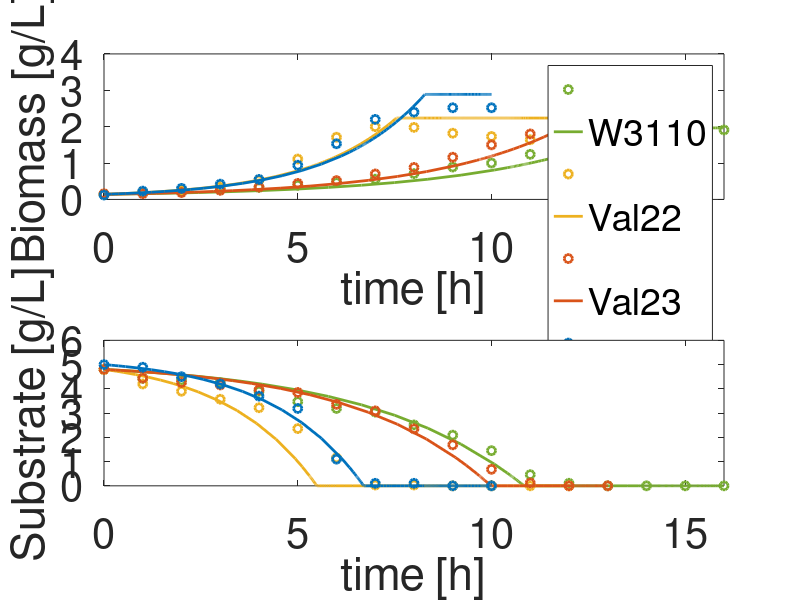
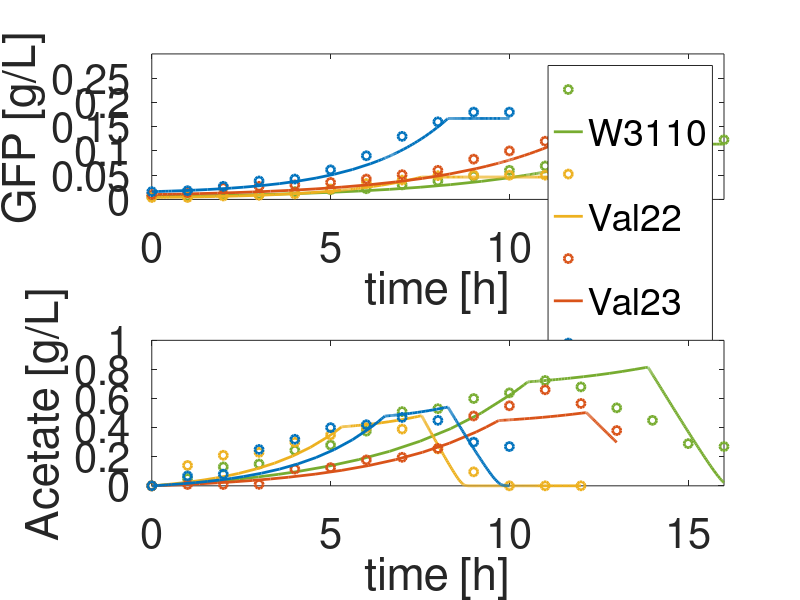

Source code (MATLAB) for these figures, in order: (Note: this script raises an error after producing the figures.)
clear all, clc

load('Result_adjust_W3110.mat');
load('Result_adjust_VAL22.mat');
load('Result_adjust_VAL23.mat');
load('Result_adjust_VAL24.mat');
load('Result_adjut_monod_W3110.mat');
load('Result_adjut_monod_VAL22.mat');
load('Result_adjut_monod_VAL23.mat');
load('Result_adjut_monod_VAL24.mat');

%% Figure
%Biomasa vs tiempo
figure(1),clf
subplot (2,1,1)
%Strain W3110
plot(time_fmincon_W3110/60,Biomasa_obs_fmincon_W3110,'o','LineWidth',2,'Color',[0.4660 0.6740 0.1880])
hold on 
plot(t_fmincon_W3110/60,biomasa_model_fmincon_W3110,'LineWidth',2,'Color',[0.4660 0.6740 0.1880])
xlim([0,16]),ylim([0,4])
%Strain V22
plot(time_fmincon_V22/60,Biomasa_obs_fmincon_V22,'o','LineWidth',2,'Color',[0.9290 0.6940 0.1250])
plot(t_fmincon_V22/60,biomasa_model_fmincon_V22,'LineWidth',2,'Color',[0.9290 0.6940 0.1250])
%Strain V23
plot(time_fmincon_V23/60,Biomasa_obs_fmincon_V23,'o','LineWidth',2,'Color',[0.8500 0.3250 0.0980])
plot(t_fmincon_V23/60,biomasa_model_fmincon_V23,'LineWidth',2,'Color',[0.8500 0.3250 0.0980])
%Strain V24
plot(time_fmincon_V24/60,Biomasa_obs_fmincon_V24,'o','LineWidth',2,'Color',[0 0.4470 0.7410])
plot(t_fmincon_V24/60,biomasa_model_fmincon_V24,'LineWidth',2,'Color',[0 0.4470 0.7410])
hold off
ylabel('Biomass [g/L]'),xlabel('time [h]')
legend('','W3110','','Val22','','Val23','','Val24')
set(gca,'fontsize',30),ylim([0,4])
% 
%Substrate
subplot(2,1,2)
%Strain W3110
plot(time_fmincon_W3110/60,Sustrate_obs_fmincon_W3110,'o','LineWidth',2,'Color',[0.4660 0.6740 0.1880])
hold on 
plot(t_fmincon_W3110/60,sustrate_model_fmincon_W3110,'LineWidth',2,'Color',[0.4660 0.6740 0.1880])
xlim([0,16]),ylim([0,5])
%Strain V22
plot(time_fmincon_V22/60,Sustrate_obs_fmincon_V22,'o','LineWidth',2,'Color',[0.9290 0.6940 0.1250])
plot(t_fmincon_V22/60,sustrate_model_fmincon_V22,'LineWidth',2,'Color',[0.9290 0.6940 0.1250])
%Strain V23
plot(time_fmincon_V23/60,Sustrate_obs_fmincon_V23,'o','LineWidth',2,'Color',[0.8500 0.3250 0.0980])
plot(t_fmincon_V23/60,sustrate_model_fmincon_V23,'LineWidth',2,'Color',[0.8500 0.3250 0.0980])
%Strain V24
plot(time_fmincon_V24/60,Sustrate_obs_fmincon_V24,'o','LineWidth',2,'Color',[0 0.4470 0.7410])
plot(t_fmincon_V24/60,sustrate_model_fmincon_V24,'LineWidth',2,'Color',[0 0.4470 0.7410])
ylabel('Substrate [g/L]'),xlabel('time [h]')
set(gca,'fontsize',30)
ylim([0,6])
hold off
% 
%Producto
figure(2),clf
subplot(2,1,1)
%Strain W3110
plot(time_fmincon_W3110/60,Producto_obs_fmincon_W3110,'o','LineWidth',2,'Color',[0.4660 0.6740 0.1880])
hold on 
plot(t_fmincon_W3110/60,producto_model_fmincon_W3110,'LineWidth',2,'Color',[0.4660 0.6740 0.1880])
xlim([0,16]),ylim([0,0.4])
%Strain V22
plot(time_fmincon_V22/60,Producto_obs_fmincon_V22,'o','LineWidth',2,'Color',[0.9290 0.6940 0.1250])
plot(t_fmincon_V22/60,producto_model_fmincon_V22,'LineWidth',2,'Color',[0.9290 0.6940 0.1250])
%Strain V23
plot(time_fmincon_V23/60,Producto_obs_fmincon_V23,'o','LineWidth',2,'Color',[0.8500 0.3250 0.0980])
plot(t_fmincon_V23/60,producto_model_fmincon_V23,'LineWidth',2,'Color',[0.8500 0.3250 0.0980])
%Strain V24
plot(time_fmincon_V24/60,Producto_obs_fmincon_V24,'o','LineWidth',2,'Color',[0 0.4470 0.7410])
plot(t_fmincon_V24/60,producto_model_fmincon_V24,'LineWidth',2,'Color',[0 0.4470 0.7410])
ylabel('GFP [g/L]'),xlabel('time [h]'),ylim([0,0.3])
set(gca,'fontsize',30),legend('','W3110','','Val22','','Val23','','Val24')
hold off
% 
%Acetate
subplot(2,1,2)
%Strain W3110
plot(time_fmincon_W3110/60,acetato_obs_fmincon_W3110,'o','LineWidth',2,'Color',[0.4660 0.6740 0.1880])
hold on 
plot(t_fmincon_W3110/60,acetato_model_fmincon_W3110,'LineWidth',2,'Color',[0.4660 0.6740 0.1880])
xlim([0,16]),ylim([0,1])
%Strain V22
plot(time_fmincon_V22/60,acetato_obs_fmincon_V22,'o','LineWidth',2,'Color',[0.9290 0.6940 0.1250])
plot(t_fmincon_V22/60,acetato_model_fmincon_V22,'LineWidth',2,'Color',[0.9290 0.6940 0.1250])
%Strain V23
plot(time_fmincon_V23/60,acetato_obs_fmincon_V23,'o','LineWidth',2,'Color',[0.8500 0.3250 0.0980])
plot(t_fmincon_V23/60,acetato_model_fmincon_V23,'LineWidth',2,'Color',[0.8500 0.3250 0.0980])
%Strain V24
plot(time_fmincon_V24/60,acetato_obs_fmincon_V24,'o','LineWidth',2,'Color',[0 0.4470 0.7410])
plot(t_fmincon_V24/60,acetato_model_fmincon_V24,'LineWidth',2,'Color',[0 0.4470 0.7410])
ylabel('Acetate [g/L]'),xlabel('time [h]')
set(gca,'fontsize',30)
hold off
%%

figure(3),clf 
colororder({'k','k'})
subplot(1,4,1)
%strain W3110
plot(time_fmincon_W3110/60,acetato_obs_fmincon_W3110,'o','LineWidth',2,'Color',[0.8500 0.3250 0.0980])
hold on 
plot(t_fmincon_W3110/60,acetato_model_fmincon_W3110,'-','LineWidth',2,'Color',[0.8500 0.3250 0.0980])
xlim([0,16])
ylabel('Acetate[g/L]')
yyaxis right
plot(time_fmincon_W3110/60,Producto_obs_fmincon_W3110,'o','LineWidth',2,'Color',[0 0.4470 0.7410])
plot(t_fmincon_W3110/60,producto_model_fmincon_W3110,'-','LineWidth',2,'Color',[0 0.4470 0.7410])
ylabel('gfp[g/L]')
set(gca,'fontsize',16),legend('','Acetate','','gfp')
%strain V22
subplot(1,4,2)
plot(time_fmincon_V22/60,acetato_obs_fmincon_V22,'o','LineWidth',2,'Color',[0.8500 0.3250 0.0980])
hold on 
plot(t_fmincon_V22/60,acetato_model_fmincon_V22,'-','LineWidth',2,'Color',[0.8500 0.3250 0.0980])
xlim([0,12])
ylabel('Acetate[g/L]')
yyaxis right
plot(time_fmincon_V22/60,Producto_obs_fmincon_V22,'o','LineWidth',2,'Color',[0 0.4470 0.7410])
plot(t_fmincon_V22/60,producto_model_fmincon_V22,'-','LineWidth',2,'Color',[0 0.4470 0.7410])
ylabel('gfp[g/L]'),ylim([0,0.055])
set(gca,'fontsize',30)
%strain V23
subplot(1,4,3)
plot(time_fmincon_V23/60,acetato_obs_fmincon_V23,'o','LineWidth',2,'Color',[0.8500 0.3250 0.0980])
hold on 
plot(t_fmincon_V23/60,acetato_model_fmincon_V23,'-','LineWidth',2,'Color',[0.8500 0.3250 0.0980])
xlim([0,13])
ylabel('Acetate[g/L]')
yyaxis right
plot(time_fmincon_V23/60,Producto_obs_fmincon_V23,'o','LineWidth',2,'Color',[0 0.4470 0.7410])
plot(t_fmincon_V23/60,producto_model_fmincon_V23,'-','LineWidth',2,'Color',[0 0.4470 0.7410])
ylabel('gfp[g/L]')
set(gca,'fontsize',30)
%strain V24
subplot(1,4,4)
plot(time_fmincon_V24/60,acetato_obs_fmincon_V24,'o','LineWidth',2,'Color',[0.8500 0.3250 0.0980])
hold on 
plot(t_fmincon_V24/60,acetato_model_fmincon_V24,'-','LineWidth',2,'Color',[0.8500 0.3250 0.0980])
xlim([0,10])
ylabel('Acetate[g/L]')
yyaxis right
plot(time_fmincon_V24/60,Producto_obs_fmincon_V24,'o','LineWidth',2,'Color',[0 0.4470 0.7410])
plot(t_fmincon_V24/60,producto_model_fmincon_V24,'-','LineWidth',2,'Color',[0 0.4470 0.7410])
ylabel('gfp[g/L]')
set(gca,'fontsize',30)
%% Análsis de J

figure(4),clf 
parnames={'W3110','Val22','Val23','Val24'
    };
Y_bar_Model=[ss0_fmincon_W3110,ss0_Monod_W3110
    ss0_fmincon_V22,ss0_Monod_V22
    ss0_fmincon_V23,ss0_Monod_V23
    ss0_fmincon_V24,ss0_Monod_V24];
b=bar(Y_bar_Model,'FaceColor','flat');
b(1).CData=[0.9290 0.6940 0.1250];
b(2).CData=[0.47,0.67,0.19];
set(gca,'xticklabel',parnames,'FontSize',20)
set(gca,'fontsize',30)
ylabel('Good of fit [J]')
legend('Integrated model','Monod Model')

%% Análisis J stack 
figure(5),clf 
% Y_bar_biomasa=[J_suma_biomasa_fmincon_W3110,J_suma_biomasa_Monod_W3110
%                J_suma_biomasa_fmincon_V22,J_suma_biomasa_Monod_V22
%                J_suma_biomasa_fmincon_V23,J_suma_biomasa_Monod_V23
%                J_suma_biomasa_fmincon_V24,J_suma_biomasa_fmincon_V24];
% 
% Y_bar_sustrato=[J_suma_sustrato_fmincon_W3110,J_suma_sustrato_Monod_W3110
%                J_suma_sustrato_fmincon_V22,J_suma_sustrato_Monod_V22
%                J_suma_sustrato_fmincon_V23,J_suma_sustrato_Monod_V23
%                J_suma_sustrato_fmincon_V24,J_suma_sustrato_fmincon_V24];

Y_bar=[J_suma_biomasa_fmincon_W3110,J_suma_sustrato_fmincon_W3110
       J_suma_biomasa_Monod_W3110,J_suma_sustrato_Monod_W3110;
        J_suma_biomasa_fmincon_V22,J_suma_sustrato_fmincon_V22
        J_suma_biomasa_Monod_V22,J_suma_sustrato_Monod_V22;
        J_suma_biomasa_fmincon_V23,J_suma_sustrato_fmincon_V23
        J_suma_biomasa_Monod_V23,J_suma_sustrato_Monod_V23;
        J_suma_biomasa_fmincon_V24,J_suma_sustrato_fmincon_V24
        J_suma_biomasa_Monod_V24,J_suma_sustrato_Monod_V24];

% Y_bar=rand([J_suma_biomasa_fmincon_W3110,J_suma_sustrato_fmincon_W3110,J_suma_biomasa_Monod_W3110,J_suma_sustrato_Monod_W3110;
%         J_suma_biomasa_fmincon_V22,J_suma_sustrato_fmincon_V22,J_suma_biomasa_Monod_V22,J_suma_sustrato_Monod_V22;
%         J_suma_biomasa_fmincon_V23,J_suma_sustrato_fmincon_V23,J_suma_biomasa_Monod_V23,J_suma_sustrato_Monod_V23;
%         J_suma_biomasa_fmincon_V24,J_suma_sustrato_fmincon_V24, J_suma_biomasa_Monod_V24,J_suma_sustrato_Monod_V24]);
% 
% 
% groupLabels = {1,2};
% plotBarStackGroups(Y_bar, groupLabels)
Yb=bar(Y_bar,'stacked','FaceColor','flat')
legend('Biomass','Substrate')




%% Análisis de sensibilidad
load('Model_efast_W3110.mat')
load('Model_efast_V22.mat')
load('Model_efast_V23.mat')
load('Model_efast_V24.mat')

figure(5),clf 
title('Sensibity')
parnames={'K_{\gamma}','w_p','w_{fer}','w_{res}','n_f','w_t'};
%W3110
subplot(4,1,1)
ba=bar([Si_W3110(:,2), Sti_W3110(:,2)],'FaceColor','flat');
ba(1).CData=[0.9290 0.6940 0.1250];
ba(2).CData=[0.47,0.67,0.19];
set(gca,'xticklabel',parnames,'FontSize',30)
set(gca,'fontsize',30)
ylabel('W3110'),ylim([0,1])
legend('first-order S_i','total-order S_{Ti}')

%V22
subplot(4,1,2)
ba2=bar([Si_V22(:,2),Sti_V22(:,2)],'FaceColor','flat');
ba2(1).CData=[0.9290 0.6940 0.1250];
ba2(2).CData=[0.47,0.67,0.19];
set(gca,'xticklabel',parnames,'FontSize',30)
set(gca,'fontsize',30)
ylabel('Val22'),ylim([0,1])

%V23
subplot(4,1,3)
ba3=bar([Si_V23(:,2),Sti_V23(:,2)],'FaceColor','flat');
ba3(1).CData=[0.9290 0.6940 0.1250];
ba3(2).CData=[0.47,0.67,0.19];
set(gca,'xticklabel',parnames,'FontSize',30)
set(gca,'fontsize',30)
ylabel('Val23'),ylim([0,1])

%V24
subplot(4,1,4)
ba4=bar([Si_V24(:,2),Sti_W3110(:,2)],'FaceColor','flat');
ba4(1).CData=[0.9290 0.6940 0.1250];
ba4(2).CData=[0.47,0.67,0.19];
set(gca,'xticklabel',parnames,'FontSize',30)
set(gca,'fontsize',30)
ylabel('Val24'),ylim([0,1])

%% Spider plot 
figure(6),clf 
%W3110
D1_W3110=[Sti_W3110(1,2) Sti_W3110(2,2) Sti_W3110(3,2) Sti_W3110(4,2) Sti_W3110(5,2) Sti_W3110(6,2) ];
D1_V22=[Sti_V22(1,2) Sti_V22(2,2) Sti_V22(3,2) Sti_V22(4,2) Sti_V22(5,2) Sti_V22(6,2)];
D1_V23=[Sti_V23(1,2) Sti_V23(2,2) Sti_V23(3,2) Sti_V23(4,2) Sti_V23(5,2) Sti_V23(6,2) ];
D1_V24=[Sti_V24(1,2) Sti_V24(2,2) Sti_V24(3,2) Sti_V24(4,2) Sti_V24(5,2) Sti_V24(6,2)];

P_strain=[D1_W3110; D1_V22; D1_V23; D1_V24];
%spider plot 
spider_plot(P_strain,'AxesLimits',[0, 0.6, 0, 0.45, 0, 0.05; 0.2, 0.9, 0.25, 0.8, 0.4, 0.55],'AxesPrecision', [1, 1, 1, 1, 1, 1],'AxesInterval',2,'AxesLabels',{'K_{\gamma}','w_p','w_{ef}','w_{er}','n_f','w_t'},'Color', [0.4660 0.6740 0.1880; 0.9290 0.6940 0.1250;0.8500 0.3250 0.0980;0 0.4470 0.7410] ); 
legend('W3110','Val22','Val23','Val24')

figure(5),clf 
spider_plot(P_strain,'AxesLimits',[0, 0, 0, 0, 0, 0; 1,1, 1, 1, 1, 1],'AxesPrecision', [1, 1, 1, 1, 1, 1],'AxesInterval',3,'AxesLabels',{'K_{\gamma}','w_p','w_{ef}','w_{er}','n_f','w_t'},'Color', [0.4660 0.6740 0.1880; 0.9290 0.6940 0.1250;0.8500 0.3250 0.0980;0 0.4470 0.7410],'AxesDisplay', 'one' ); 
legend('W3110','Val22','Val23','Val24')


